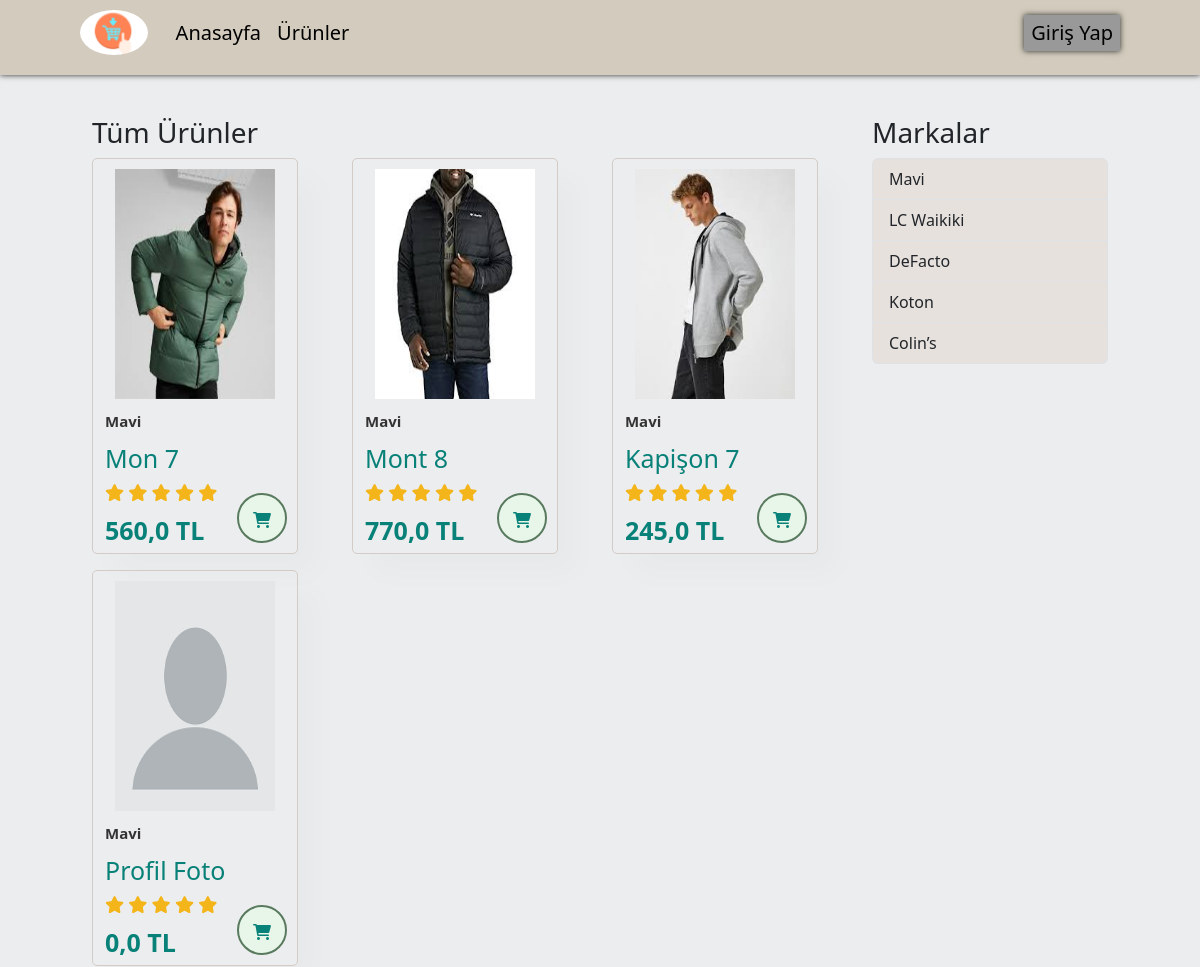
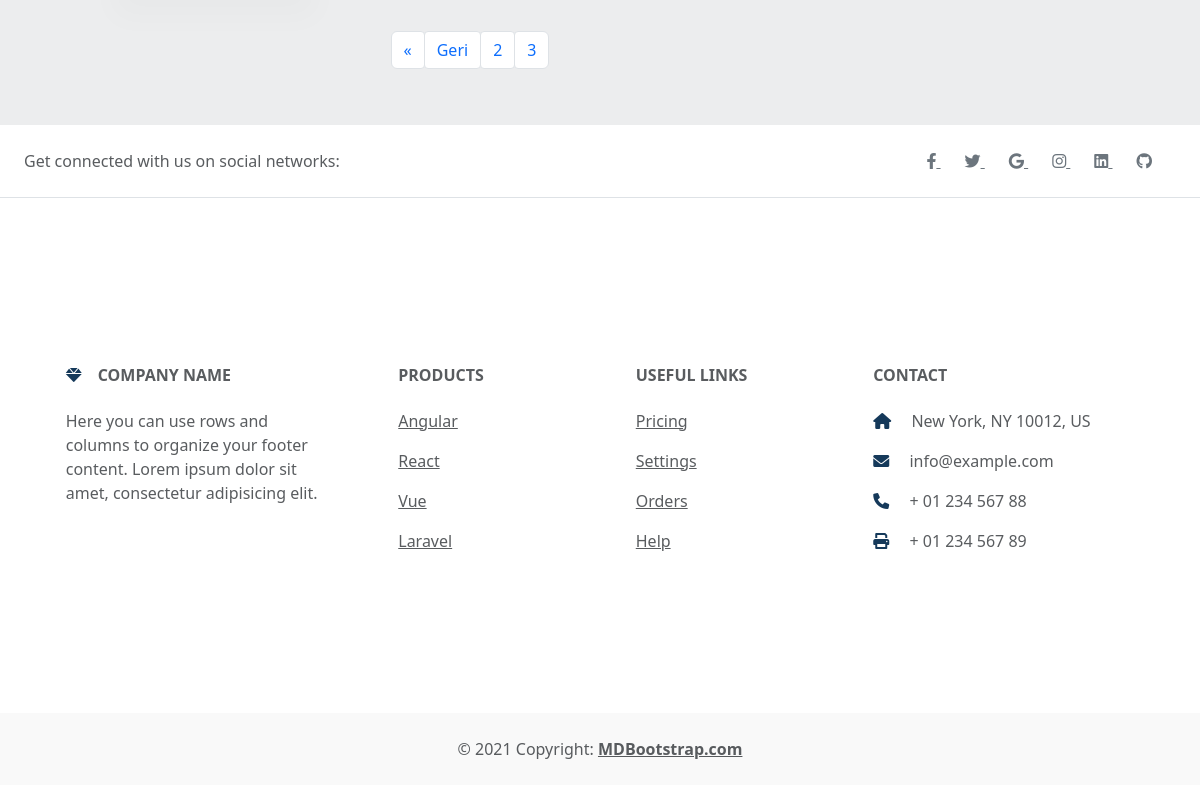
/product/?page=3, run on the app's committed database (2 pictures, top to bottom).
### appMy/models.py (models this page shows, shortened)
class Product(models.Model):
    category = models.ForeignKey(Category, verbose_name=("Kategori"), on_delete=models.CASCADE, null=True, blank=True)
    marka = models.CharField(("Marka"), max_length=50)
    title = models.CharField(("Ürün Adı"), max_length=50)
    text = models.TextField(("Ürün Hakkında"), max_length=1000)
    image = models.FileField(("Ürün Fotografı"), upload_to='', max_length=100)
    date_now = models.DateTimeField(("Tarih"), auto_now_add=True)
    likes = models.FloatField(("Ürün Beğenisi"), default=0)
    price = models.FloatField(("Ürün Fiyatı"), default=0)

class Category(models.Model):
    title = models.CharField(("Kategori"), max_length=50)

### appMy/views.py (the view)
# urls.py: path('product/', products, name='products'),
def products(request):
   products = Product.objects.all()
   categorys = Category.objects.all()
   paginator = Paginator(products, 6)  # Show 25 contacts per page.
   page_number = request.GET.get('page')
   products = paginator.get_page(page_number)
   context = {
      'title':'Ürünler',
      'products':products,
      'categorys':categorys,
   }
   return render(request, 'products.html', context)

### appMy/templates/products.html (shortened to what this page needs)
{% extends 'base.html' %}
{% load static %}
{% block body %}
   <div class="container-fluid  mt-5">
    <div class="ozel-urun  mt-5 ">
      <div class="row  mt-2">
        <div class="col-9">
            <h3>Tüm Ürünler</h3>
          <div class="row ">
            {% for i in products %}
            <div class="col-4">
               <div class="ozel mb-3">
                <a href="{% url 'detail' i.id %}"><img src="{{ i.image.url }}" alt="resim"></a>
                <div class="ozel-bilgi">
                  <span>{{ i.marka }}</span>
                  <h5>{{ i.title }}</h5>
                  <div class="yildiz">
                   <i class="fas fa-star"></i>
                   <i class="fas fa-star"></i>
                   <i class="fas fa-star"></i>
                   <i class="fas fa-star"></i>
                   <i class="fas fa-star"></i>
                  </div>
                  <h4>{{ i.price }} TL</h4>
                </div>
                <a href="{% url 'detail' i.id %}"><i class="fas fa-shopping-cart cart"></i></a>
               </div>
            </div>
            {% endfor %}
            <nav aria-label="Page navigation example ">
                <ul class="pagination justify-content-center mt-3">
                    {% if products.has_previous %}
                    <li class="page-item">
                        <a class="page-link" href="?page=1" aria-label="Previous">
                            <span aria-hidden="true">&laquo;</span>
                        </a>
                    </li>
                    <li class="page-item"><a class="page-link" href="?page={{ products.previous_page_number }}">Geri</a></li>
                    <li class="page-item"><a class="page-link" href="?page={{ products.number|add:'-1' }}">{{ products.number|add:"-1" }}</a></li>
                    {% endif %}
                    <li class="page-item"><a class="page-link" href="?page={{ products.number }}">{{ products.number }}</a></li>
                </ul>
            </nav>
          </div>
        </div>
        {% include 'part/_sidenav.html' %}
      </div>
    </div>
  </div>
{% endblock body %}

### appMy/templates/part/_sidenav.html
<div class="col-3">
    <h3>Markalar</h3>
    <div class="list-group">
      {% for i in categorys %}
      <a href="{% url 'marka' i.id %}" class="list-group-item list-group-item-action categorys">{{ i.title }}</a>
      {% endfor %}
    </div>
  </div>

### appMy/static/style.css (style rules this page uses)
.ozel-urun { padding: 40px 80px; }
.ozel { margin: 0 30px 0 0; padding: 0px 12px; border: 1px solid #d4cbc6; border-radius: 5px; box-shadow: 20px 20px 30px rgba(0, 0, 0, 0.02); transition: 0.7s; overflow: hidden; position: relative; }
.ozel img { width: 100%; height: 250px; padding: 10px; cursor: pointer; overflow: hidden; transition: 0.8s; }
.ozel-bilgi span { color: #333; font-size: 15px; font-weight: 600; }
.ozel-bilgi h5 { padding-top: 10px; color: #088178; font-size: 25px; }
.ozel-bilgi i { color: rgb(243, 181, 25); font-size: 17px; }
.ozel-bilgi h4 { padding-top: 10px; font-size: 25px; font-weight: 700; color: #088178; }
.ozel .cart { text-align: center; width: 50px; height: 50px; line-height: 50px; border-radius: 50px; background-color: #e8f6ea; font-weight: 600; color: #088178; border: 2px solid #597a5e; position: absolute; bottom: 10px; right: 10px; }
.categorys { background-color: #e7e1de; cursor: pointer; }
body { background-color: #ecedee }
body { margin-top:20px; }

### data on the page
Product: image (picture), marka "Mavi", title "Mon 7", price "560,0"
Product: image (picture), marka "Mavi", title "Mont 8", price "770,0"
Product: image (picture), marka "Mavi", title "Kapişon 7", price "245,0"
Product: image (picture), marka "Mavi", title "Profil Foto", price "0,0"
Category: title "Mavi"
Category: title "LC Waikiki"
Category: title "DeFacto"
Category: title "Koton"
Category: title "Colin’s"

### other printed values
{{ products.number|add:"-1" }} "2"
{{ products.number }} "3"
